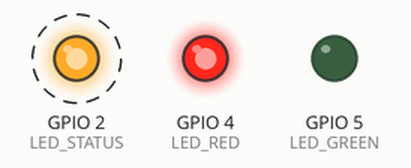
A sketch run on a simulated ESP32. Shown: output pins drawn as LEDs (lit = HIGH). Dashed ring = blinking. What the sketch prints to the serial monitor is not drawn.

Above: at 5.6 s.
Timing chart, 0 to 8.4 s (numbered marks = the images above):
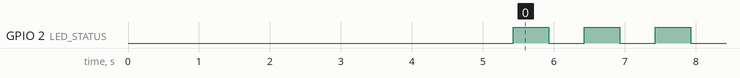

The sketch:

sketch.ino
```cpp
// ============================================================
// ChipsvsCrackerZ — Lab 001: Leaky UART
// Difficulty: Easy | Points: 250
// ============================================================
// SCENARIO:
// A prototype IoT smart-lock controller is leaking debug info
// over its UART TX line. The developers forgot to strip their
// debug output before shipping. Tap into the serial bus and
// find the hardcoded master credential hidden in the boot
// sequence.
//
// OBJECTIVE:
// Read the serial monitor output carefully. The flag is
// printed during the device boot sequence.
// ============================================================

const int LED_STATUS  = 2;   // Onboard blue LED (GPIO2)
const int LED_RED     = 4;   // Red LED — error / locked
const int LED_GREEN   = 5;   // Green LED — unlocked

const int BAUD_RATE   = 115200;

// Simulated EEPROM credentials (the "leak")
const char* MASTER_KEY = "d34d_b33f_c0ff33";

void bootSequence() {
  Serial.println("========================================");
  Serial.println("  SmartLock Pro v2.1.7 — Boot Sequence  ");
  Serial.println("========================================");
  delay(800);

  Serial.println("[  OK  ] Initializing MCU core...");
  delay(400);

  Serial.println("[  OK  ] Clock source: XTAL 40MHz");
  delay(300);

  Serial.println("[  OK  ] GPIO subsystem ready");
  delay(200);

  Serial.println("[  OK  ] UART0 initialized @ 115200 baud");
  delay(400);

  Serial.println("[  OK  ] Loading EEPROM configuration...");
  delay(600);

  // ---- THE LEAK ----
  Serial.println("[ DBG  ] EEPROM dump @ 0x3F400000:");
  Serial.print("[ DBG  ]   MASTER_KEY = ");
  Serial.println(MASTER_KEY);
  Serial.print("[ DBG  ]   AUTH_TOKEN = FLAG{");
  Serial.print(MASTER_KEY);
  Serial.println("}");
  Serial.println("[ DBG  ]   LOCK_STATE = 0x00 (LOCKED)");
  // ---- END LEAK ----

  delay(500);

  Serial.println("[  OK  ] Wi-Fi module powered on");
  delay(300);

  Serial.println("[ WARN ] Debug UART logging is ENABLED");
  Serial.println("[ WARN ] Disable before production deployment!");
  delay(400);

  Serial.println("[  OK  ] BLE advertising started");
  delay(200);

  Serial.println("[  OK  ] Servo motor calibrated — 0 deg (LOCKED)");
  delay(300);

  Serial.println("========================================");
  Serial.println("  SmartLock Pro — Ready. Waiting for    ");
  Serial.println("  authorized NFC tag or BLE handshake.  ");
  Serial.println("========================================");
  Serial.println();
}

void setup() {
  Serial.begin(BAUD_RATE);

  pinMode(LED_STATUS, OUTPUT);
  pinMode(LED_RED, OUTPUT);
  pinMode(LED_GREEN, OUTPUT);

  // Start in locked state
  digitalWrite(LED_RED, HIGH);
  digitalWrite(LED_GREEN, LOW);

  delay(1000);
  bootSequence();
}

void loop() {
  // Heartbeat blink — device is alive
  digitalWrite(LED_STATUS, HIGH);
  delay(500);
  digitalWrite(LED_STATUS, LOW);
  delay(500);

  // Periodic "status" log (noise to make the user scroll)
  static unsigned long lastLog = 0;
  if (millis() - lastLog > 5000) {
    lastLog = millis();
    Serial.print("[ SYS  ] Uptime: ");
    Serial.print(millis() / 1000);
    Serial.println("s | Lock: ENGAGED | NFC: no tag | BLE: idle");
  }
}
```

Measured:
- by itself, GPIO 2 (LED_STATUS): alternates HIGH for 0.50 s and LOW for 0.50 s
